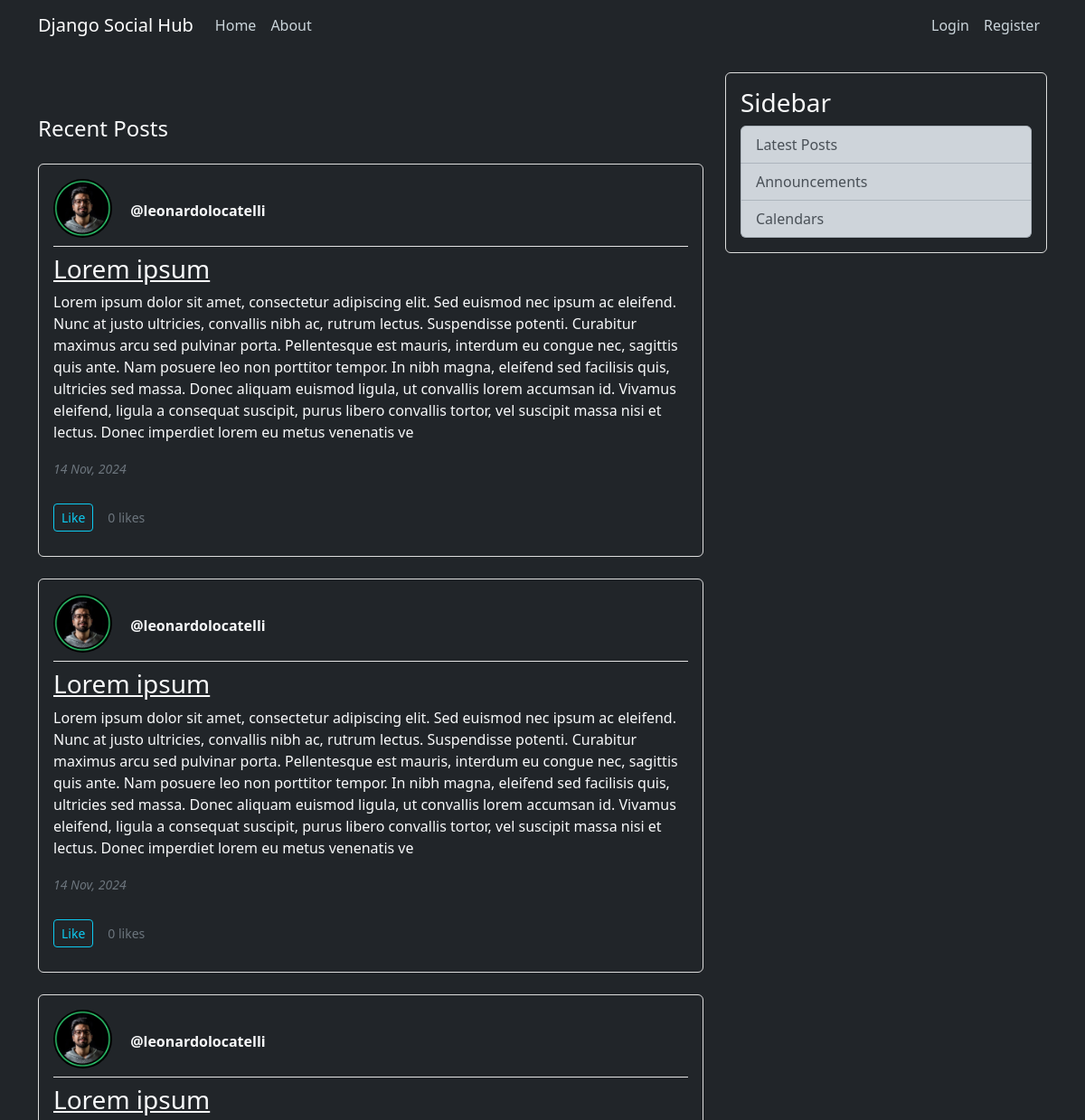
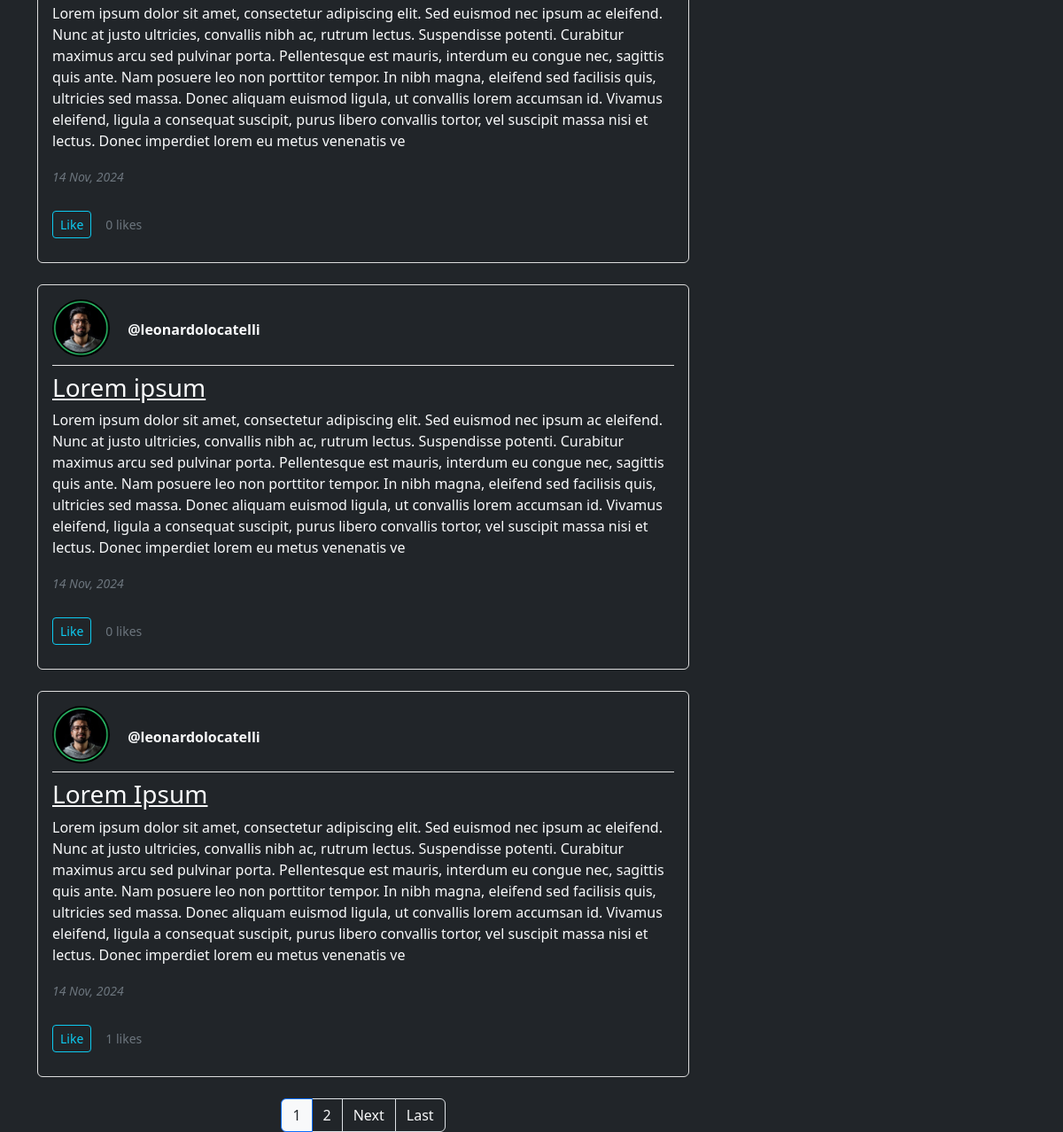
The page / on the database its author committed (2 pictures, top to bottom).
### blog/models.py (models this page shows, shortened)
class Post(models.Model):
    title = models.CharField(max_length=100)
    content = models.TextField()
    date_posted = models.DateTimeField(default=timezone.now)
    author = models.ForeignKey(User, on_delete=models.CASCADE)
    likes = models.ManyToManyField(User, related_name='liked_posts', blank=True)  # new field of likes
    def total_likes(self):
        return self.likes.count()

### users/models.py (models this page shows, shortened)
class Profile(models.Model):
    user = models.OneToOneField(User, on_delete=models.CASCADE)
    image = models.ImageField(default='default.jpg', upload_to='profile_pics')

### blog/views.py (the view)
# urls.py: path('', PostListView.as_view(), name='blog-home'),  # Corrigido aqui também
class PostListView(ListView):
    model = Post
    template_name = 'blog/home.html'
    context_object_name = 'posts'
    ordering = ['-date_posted']
    paginate_by = 5

### blog/templates/blog/home.html (shortened to what this page needs)
{% extends 'blog/base.html' %}
{% block content %}
  <h2 class="h4 mb-4 mt-5">Recent Posts</h2>
  {% for post in posts %}
    <article class="media content-section bg-dark text-light mb-4 p-3 rounded">
      <div class="media-body">
        <div class="article-metadata mb-2">
          <img class="rounded-circle article-img me-3 mb-2" src="{{ post.author.profile.image.url }}" alt="Profile Picture" class="profile-pic" />
          <a class="fw-bold text-decoration-none text-light me-4" href="{% url 'user-posts' post.author.username %}">@{{ post.author }}</a>
        </div>
        <h3><a class="article-title text-light" href="{% url 'post-detail' post.id %}">{{ post.title }}</a></h3>
        <p class="article-content">{{ post.content }}</p>
        <div>
          <small class="text-secondary me-2 fst-italic">{{ post.date_posted|date:'d M, Y' }}</small>
        </div>
        <div class="d-flex align-items-center mt-3">
          <form action="{% url 'like-post' post.id %}" method="POST" class="mr-2 gap-3">
            <button type="submit"
              class="btn btn-sm {% if user in post.likes.all %}
                btn-info
              {% else %}
                btn-outline-info
              {% endif %}">
              {% if user in post.likes.all %}
                Unlike
              {% else %}
                Like
              {% endif %}
            </button>
          </form>
          <small class="text-secondary p-3">{{ post.total_likes }} likes</small>
        </div>
      </div>
    </article>
  {% endfor %}
  {% include 'blog/pagination.html' %}
{% endblock %}

### blog/static/blog/main.css (style rules this page uses)
body { background: #fafafa; color: #333333; margin-top: 5rem; }
h1, h2, h3, h4, h5, h6 { color: #444444; }
.content-section { background: #ffffff; padding: 10px 20px; border: 1px solid #dddddd; border-radius: 3px; margin-bottom: 20px; }
.article-title { color: #444444; }
.article-content { white-space: pre-line; }
.article-img { height: 65px; width: 65px; margin-right: 16px; }
.article-metadata { padding-bottom: 1px; margin-bottom: 4px; border-bottom: 1px solid #e3e3e3 }

### rows shown on the page
Post: author.profile.image (picture), author "leonardolocatelli", title "Lorem ipsum", content "Lorem ipsum dolor sit amet, consectetur adipiscing elit. Sed euismod nec ipsum ac eleifend. Nunc at justo ultricies, convallis nibh ac, rutrum lectus. Suspendisse potenti. Curabitur maximus arcu sed pulvinar porta. Pellentesque est mauris, interdum eu congue nec, sagittis quis ante. Nam posuere leo non porttitor tempor. In nibh magna, eleifend sed facilisis quis, ultricies sed massa. Donec aliquam euismod ligula, ut convallis lorem accumsan id. Vivamus eleifend, ligula a consequat suscipit, purus libero convallis tortor, vel suscipit massa nisi et lectus. Donec imperdiet lorem eu metus venenatis ve", date_posted "14 Nov, 2024", shows "Like", total_likes "0"
Post: author.profile.image (picture), author "leonardolocatelli", title "Lorem ipsum", content "Lorem ipsum dolor sit amet, consectetur adipiscing elit. Sed euismod nec ipsum ac eleifend. Nunc at justo ultricies, convallis nibh ac, rutrum lectus. Suspendisse potenti. Curabitur maximus arcu sed pulvinar porta. Pellentesque est mauris, interdum eu congue nec, sagittis quis ante. Nam posuere leo non porttitor tempor. In nibh magna, eleifend sed facilisis quis, ultricies sed massa. Donec aliquam euismod ligula, ut convallis lorem accumsan id. Vivamus eleifend, ligula a consequat suscipit, purus libero convallis tortor, vel suscipit massa nisi et lectus. Donec imperdiet lorem eu metus venenatis ve", date_posted "14 Nov, 2024", shows "Like", total_likes "0"
Post: author.profile.image (picture), author "leonardolocatelli", title "Lorem ipsum", content "Lorem ipsum dolor sit amet, consectetur adipiscing elit. Sed euismod nec ipsum ac eleifend. Nunc at justo ultricies, convallis nibh ac, rutrum lectus. Suspendisse potenti. Curabitur maximus arcu sed pulvinar porta. Pellentesque est mauris, interdum eu congue nec, sagittis quis ante. Nam posuere leo non porttitor tempor. In nibh magna, eleifend sed facilisis quis, ultricies sed massa. Donec aliquam euismod ligula, ut convallis lorem accumsan id. Vivamus eleifend, ligula a consequat suscipit, purus libero convallis tortor, vel suscipit massa nisi et lectus. Donec imperdiet lorem eu metus venenatis ve", date_posted "14 Nov, 2024", shows "Like", total_likes "0"
Post: author.profile.image (picture), author "leonardolocatelli", title "Lorem ipsum", content "Lorem ipsum dolor sit amet, consectetur adipiscing elit. Sed euismod nec ipsum ac eleifend. Nunc at justo ultricies, convallis nibh ac, rutrum lectus. Suspendisse potenti. Curabitur maximus arcu sed pulvinar porta. Pellentesque est mauris, interdum eu congue nec, sagittis quis ante. Nam posuere leo non porttitor tempor. In nibh magna, eleifend sed facilisis quis, ultricies sed massa. Donec aliquam euismod ligula, ut convallis lorem accumsan id. Vivamus eleifend, ligula a consequat suscipit, purus libero convallis tortor, vel suscipit massa nisi et lectus. Donec imperdiet lorem eu metus venenatis ve", date_posted "14 Nov, 2024", shows "Like", total_likes "0"
Post: author.profile.image (picture), author "leonardolocatelli", title "Lorem Ipsum", content "Lorem ipsum dolor sit amet, consectetur adipiscing elit. Sed euismod nec ipsum ac eleifend. Nunc at justo ultricies, convallis nibh ac, rutrum lectus. Suspendisse potenti. Curabitur maximus arcu sed pulvinar porta. Pellentesque est mauris, interdum eu congue nec, sagittis quis ante. Nam posuere leo non porttitor tempor. In nibh magna, eleifend sed facilisis quis, ultricies sed massa. Donec aliquam euismod ligula, ut convallis lorem accumsan id. Vivamus eleifend, ligula a consequat suscipit, purus libero convallis tortor, vel suscipit massa nisi et lectus. Donec imperdiet lorem eu metus venenatis ve", date_posted "14 Nov, 2024", shows "Like", total_likes "1"

### other values the page prints
{{ num }} "1"
{{ num }} "2"
